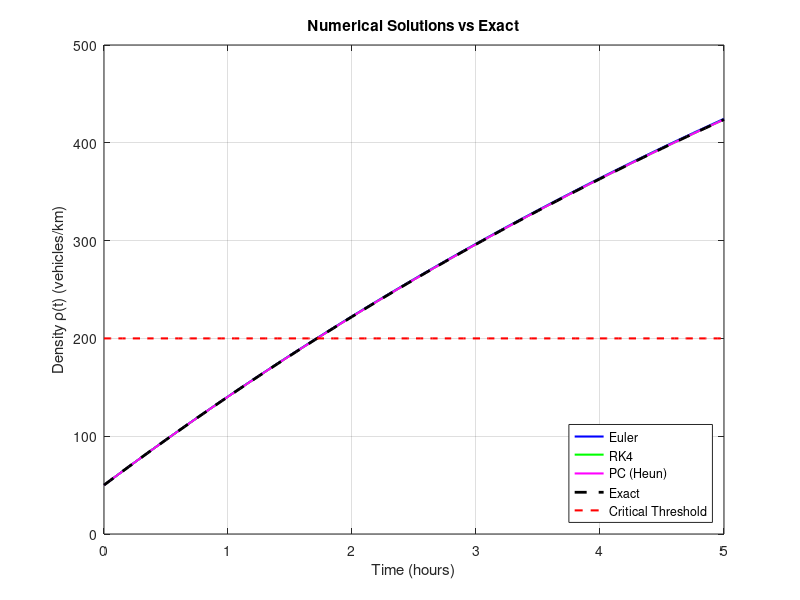
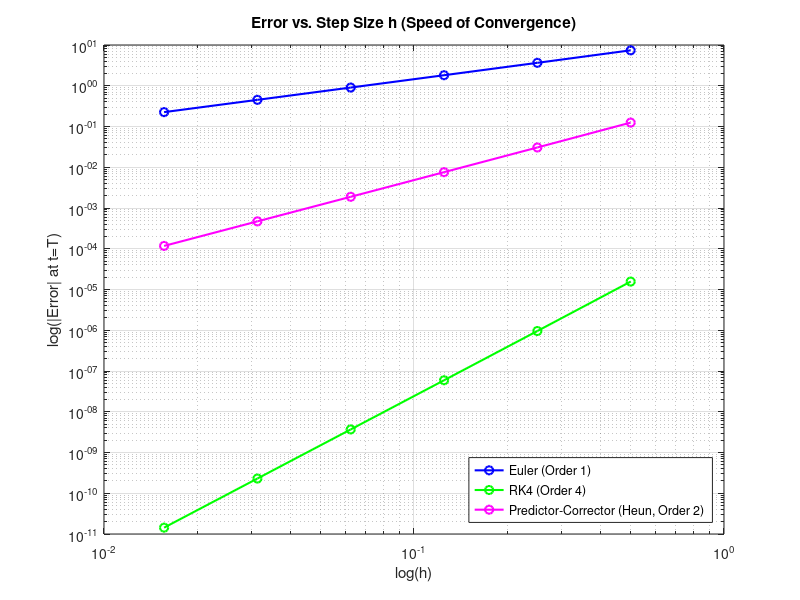

These charts were generated, in order, by the following MATLAB code:
%%
% Numerical Solution of Traffic Density ODE with Multiple Methods and Convergence Analysis

clear all;
clc;
close all;

% Define parameters
alpha = 100;  % Inflow rate (vehicles/hour)
beta = 0.1;   % Outflow coefficient (1/hour)
rho0 = 50;    % Initial density (vehicles/km)
rho_critical = 200;  % Critical density threshold (vehicles/km)
T = 5;        % Simulation end time (hours) - covers beyond threshold for comparison

% Exact solution function
exact_rho = @(t) (alpha / beta) + (rho0 - alpha / beta) * exp(-beta * t);

% Compute exact crossing time analytically
% Solve: rho_critical = alpha/beta + (rho0 - alpha/beta) * exp(-beta * t)
exp_term = (rho_critical - alpha/beta) / (rho0 - alpha/beta);
t_exact_cross = - (1/beta) * log(exp_term);
fprintf('Exact time to reach %d vehicles/km: %.4f hours\n\n', rho_critical, t_exact_cross);

% Define the ODE derivative function
f = @(t, rho) alpha - beta * rho;

% Fixed step size for solution plots (e.g., h=0.05 for visualization)
h_fixed = 0.05;
N_fixed = round(T / h_fixed);
t_fixed = (0:N_fixed) * h_fixed;

% --- Euler's Method ---
rho_euler = zeros(1, N_fixed+1);
rho_euler(1) = rho0;
for i = 1:N_fixed
    rho_euler(i+1) = rho_euler(i) + h_fixed * f(t_fixed(i), rho_euler(i));
end

% --- Runge-Kutta 4th Order (RK4) ---
rho_rk4 = zeros(1, N_fixed+1);
rho_rk4(1) = rho0;
for i = 1:N_fixed
    k1 = f(t_fixed(i), rho_rk4(i));
    k2 = f(t_fixed(i) + h_fixed/2, rho_rk4(i) + (h_fixed/2)*k1);
    k3 = f(t_fixed(i) + h_fixed/2, rho_rk4(i) + (h_fixed/2)*k2);
    k4 = f(t_fixed(i) + h_fixed, rho_rk4(i) + h_fixed*k3);
    rho_rk4(i+1) = rho_rk4(i) + (h_fixed/6) * (k1 + 2*k2 + 2*k3 + k4);
end

% --- Predictor-Corrector (Heun's Method: Euler predictor + Trapezoidal corrector) ---
rho_pc = zeros(1, N_fixed+1);
rho_pc(1) = rho0;
for i = 1:N_fixed
    % Predictor (Euler)
    rho_pred = rho_pc(i) + h_fixed * f(t_fixed(i), rho_pc(i));
    % Corrector (Trapezoidal)
    rho_pc(i+1) = rho_pc(i) + (h_fixed/2) * (f(t_fixed(i), rho_pc(i)) + f(t_fixed(i+1), rho_pred));
end

% Compute exact solution on the same grid
rho_exact = exact_rho(t_fixed);

% Plot solutions vs. time and compare to exact
figure(1);
plot(t_fixed, rho_euler, 'b-', 'LineWidth', 1.5); hold on;
plot(t_fixed, rho_rk4, 'g-', 'LineWidth', 1.5);
plot(t_fixed, rho_pc, 'm-', 'LineWidth', 1.5);
plot(t_fixed, rho_exact, 'k--', 'LineWidth', 2);
plot(t_fixed, rho_critical * ones(size(t_fixed)), 'r--', 'LineWidth', 1.5);
xlabel('Time (hours)');
ylabel('Density \rho(t) (vehicles/km)');
title('Numerical Solutions vs Exact');
legend('Euler', 'RK4', 'PC (Heun)', 'Exact', 'Critical Threshold', 'Location', 'southeast');
grid on;

% Find approximate crossing times for each method (interpolation)
methods = {'Euler', 'RK4', 'Predictor-Corrector'};
rhos = {rho_euler, rho_rk4, rho_pc};
for m = 1:3
    rho = rhos{m};
    idx = find(rho >= rho_critical, 1, 'first');
    if ~isempty(idx) && idx > 1
        t_cross = t_fixed(idx-1) + (t_fixed(idx) - t_fixed(idx-1)) * (rho_critical - rho(idx-1)) / (rho(idx) - rho(idx-1));
        fprintf('%s time to reach %d vehicles/km: %.4f hours\n', methods{m}, rho_critical, t_cross);
    end
end
fprintf('\n');

% --- Convergence Analysis ---
% Vary step sizes h (halving for log-log plot)
h_values = 0.5 ./ 2.^(0:5);  % h = 0.5, 0.25, 0.125, 0.0625, 0.03125, 0.015625
num_h = length(h_values);
error_euler = zeros(1, num_h);
error_rk4 = zeros(1, num_h);
error_pc = zeros(1, num_h);

for j = 1:num_h
    h = h_values(j);
    N = round(T / h);
    t = (0:N) * h;
    
    % Euler
    rho = rho0;
    for i = 1:N
        rho = rho + h * f(t(i), rho);
    end
    error_euler(j) = abs(rho - exact_rho(T));
    
    % RK4
    rho = rho0;
    for i = 1:N
        k1 = f(t(i), rho);
        k2 = f(t(i) + h/2, rho + (h/2)*k1);
        k3 = f(t(i) + h/2, rho + (h/2)*k2);
        k4 = f(t(i) + h, rho + h*k3);
        rho = rho + (h/6) * (k1 + 2*k2 + 2*k3 + k4);
    end
    error_rk4(j) = abs(rho - exact_rho(T));
    
    % Predictor-Corrector (Heun)
    rho = rho0;
    for i = 1:N
        rho_pred = rho + h * f(t(i), rho);
        rho = rho + (h/2) * (f(t(i), rho) + f(t(i+1), rho_pred));
    end
    error_pc(j) = abs(rho - exact_rho(T));
end

% Plot convergence: log(error) vs log(h) - slopes indicate order of convergence
figure(2);
loglog(h_values, error_euler, 'b-o', 'LineWidth', 1.5); hold on;
loglog(h_values, error_rk4, 'g-o', 'LineWidth', 1.5);
loglog(h_values, error_pc, 'm-o', 'LineWidth', 1.5);
xlabel('log(h)');
ylabel('log(|Error| at t=T)');
title('Error vs. Step Size h (Speed of Convergence)');
legend('Euler (Order 1)', 'RK4 (Order 4)', 'Predictor-Corrector (Heun, Order 2)', 'Location', 'southeast');
grid on;

% Compute and display approximate convergence rates (slopes from linear fit)
fit_euler = polyfit(log(h_values), log(error_euler), 1);
fit_rk4 = polyfit(log(h_values), log(error_rk4), 1);
fit_pc = polyfit(log(h_values), log(error_pc), 1);
fprintf('Approximate convergence orders (slopes):\n');
fprintf('Euler: %.2f (expected ~1)\n', fit_euler(1));
fprintf('RK4: %.2f (expected ~4)\n', fit_rk4(1));
fprintf('Predictor-Corrector (Heun): %.2f (expected ~2)\n', fit_pc(1));

% %%
% % Numerical Solution of Inventory Level ODE with Multiple Methods and Convergence Analysis
% 
% clear all;
% clc;
% close all;
% 
% % Define parameters
% r = 200;      % Replenishment rate (units/day)
% k = 0.05;     % Decay rate (per day)
% I0 = 1000;    % Initial inventory (units)
% I_target = 2000;  % Target inventory level to reach (units, for crossing time example)
% T = 30;       % Simulation end time (days)
% 
% % Exact solution function
% exact_I = @(t) (r / k) + (I0 - r / k) * exp(-k * t);
% 
% % Compute exact crossing time analytically (time to reach I_target from below)
% % Solve: I_target = r/k + (I0 - r/k) * exp(-k * t)
% exp_term = (I_target - r/k) / (I0 - r/k);
% if exp_term > 0
%     t_exact_cross = - (1/k) * log(exp_term);
%     fprintf('Exact time to reach %d units: %.4f days\n\n', I_target, t_exact_cross);
% else
%     fprintf('Target is below initial or equilibrium; no crossing from below.\n');
% end
% 
% % Define the ODE derivative function
% f = @(t, I) r - k * I;
% 
% % Fixed step size for solution plots (e.g., h=0.1 for visualization, adjusted for 30 days)
% h_fixed = 0.1;
% N_fixed = round(T / h_fixed);
% t_fixed = (0:N_fixed) * h_fixed;
% 
% % --- Euler's Method ---
% I_euler = zeros(1, N_fixed+1);
% I_euler(1) = I0;
% for i = 1:N_fixed
%     I_euler(i+1) = I_euler(i) + h_fixed * f(t_fixed(i), I_euler(i));
% end
% 
% % --- Runge-Kutta 4th Order (RK4) ---
% I_rk4 = zeros(1, N_fixed+1);
% I_rk4(1) = I0;
% for i = 1:N_fixed
%     k1 = f(t_fixed(i), I_rk4(i));
%     k2 = f(t_fixed(i) + h_fixed/2, I_rk4(i) + (h_fixed/2)*k1);
%     k3 = f(t_fixed(i) + h_fixed/2, I_rk4(i) + (h_fixed/2)*k2);
%     k4 = f(t_fixed(i) + h_fixed, I_rk4(i) + h_fixed*k3);
%     I_rk4(i+1) = I_rk4(i) + (h_fixed/6) * (k1 + 2*k2 + 2*k3 + k4);
% end
% 
% % --- Predictor-Corrector (Heun's Method: Euler predictor + Trapezoidal corrector) ---
% I_pc = zeros(1, N_fixed+1);
% I_pc(1) = I0;
% for i = 1:N_fixed
%     % Predictor (Euler)
%     I_pred = I_pc(i) + h_fixed * f(t_fixed(i), I_pc(i));
%     % Corrector (Trapezoidal)
%     I_pc(i+1) = I_pc(i) + (h_fixed/2) * (f(t_fixed(i), I_pc(i)) + f(t_fixed(i+1), I_pred));
% end
% 
% % Compute exact solution on the same grid
% I_exact = exact_I(t_fixed);
% 
% % Plot solutions vs. time and compare to exact
% figure(1);
% plot(t_fixed, I_euler, 'b-', 'LineWidth', 1.5); hold on;
% plot(t_fixed, I_rk4, 'g-', 'LineWidth', 1.5);
% plot(t_fixed, I_pc, 'm-', 'LineWidth', 1.5);
% plot(t_fixed, I_exact, 'k--', 'LineWidth', 2);
% plot(t_fixed, I_target * ones(size(t_fixed)), 'r--', 'LineWidth', 1.5);
% xlabel('Time (days)');
% ylabel('Inventory I(t) (units)');
% title('Numerical Solutions vs Exact');
% legend('Euler', 'RK4', 'Predictor-Corrector (Heun)', 'Exact', 'Target Level', 'Location', 'southeast');
% grid on;
% 
% % Find approximate crossing times for each method (interpolation, reaching target from below)
% methods = {'Euler', 'RK4', 'Predictor-Corrector'};
% Is = {I_euler, I_rk4, I_pc};
% for m = 1:3
%     I_val = Is{m};
%     idx = find(I_val >= I_target, 1, 'first');
%     if ~isempty(idx) && idx > 1
%         t_cross = t_fixed(idx-1) + (t_fixed(idx) - t_fixed(idx-1)) * (I_target - I_val(idx-1)) / (I_val(idx) - I_val(idx-1));
%         fprintf('%s time to reach %d units: %.4f days\n', methods{m}, I_target, t_cross);
%     end
% end
% fprintf('\n');
% 
% % --- Convergence Analysis ---
% % Vary step sizes h (halving for log-log plot)
% h_values = 1 ./ 2.^(0:5);  % h = 1, 0.5, 0.25, 0.125, 0.0625, 0.03125 (adjusted for longer T)
% num_h = length(h_values);
% error_euler = zeros(1, num_h);
% error_rk4 = zeros(1, num_h);
% error_pc = zeros(1, num_h);
% 
% for j = 1:num_h
%     h = h_values(j);
%     N = round(T / h);
%     t = (0:N) * h;
% 
%     % Euler
%     I_val = I0;
%     for i = 1:N
%         I_val = I_val + h * f(t(i), I_val);
%     end
%     error_euler(j) = abs(I_val - exact_I(T));
% 
%     % RK4
%     I_val = I0;
%     for i = 1:N
%         k1 = f(t(i), I_val);
%         k2 = f(t(i) + h/2, I_val + (h/2)*k1);
%         k3 = f(t(i) + h/2, I_val + (h/2)*k2);
%         k4 = f(t(i) + h, I_val + h*k3);
%         I_val = I_val + (h/6) * (k1 + 2*k2 + 2*k3 + k4);
%     end
%     error_rk4(j) = abs(I_val - exact_I(T));
% 
%     % Predictor-Corrector (Heun)
%     I_val = I0;
%     for i = 1:N
%         I_pred = I_val + h * f(t(i), I_val);
%         I_val = I_val + (h/2) * (f(t(i), I_val) + f(t(i+1), I_pred));
%     end
%     error_pc(j) = abs(I_val - exact_I(T));
% end
% 
% % Plot convergence: log(error) vs log(h) - slopes indicate order of convergence
% figure(2);
% loglog(h_values, error_euler, 'b-o', 'LineWidth', 1.5); hold on;
% loglog(h_values, error_rk4, 'g-o', 'LineWidth', 1.5);
% loglog(h_values, error_pc, 'm-o', 'LineWidth', 1.5);
% xlabel('log(h)');
% ylabel('log(|Error| at t=T)');
% title('Error vs. Step Size h (Speed of Convergence)');
% legend('Euler (Order 1)', 'RK4 (Order 4)', 'Predictor-Corrector (Heun, Order 2)', 'Location', 'southeast');
% grid on;
% 
% % Compute and display approximate convergence rates (slopes from linear fit)
% fit_euler = polyfit(log(h_values), log(error_euler), 1);
% fit_rk4 = polyfit(log(h_values), log(error_rk4), 1);
% fit_pc = polyfit(log(h_values), log(error_pc), 1);
% fprintf('Approximate convergence orders (slopes):\n');
% fprintf('Euler: %.2f (expected ~1)\n', fit_euler(1));
% fprintf('RK4: %.2f (expected ~4)\n', fit_rk4(1));
% fprintf('Predictor-Corrector (Heun): %.2f (expected ~2)\n', fit_pc(1));
% 
% %%
% % Numerical Solution of Fuel Consumption ODE with Multiple Methods and Convergence Analysis
% 
% clear all;
% clc;
% close all;
% 
% % Define parameters
% c = 0.1;      % Consumption coefficient (liters/km)
% kL = 0.05;    % Load factor consumption (liters/hour)
% F0 = 50;      % Initial fuel (liters)
% T = 2;        % Simulation end time (hours)
% F_critical = 40;  % Critical low fuel threshold (liters, for crossing time example)
% 
% % Define speed function v(t) in km/h
% v = @(t) 60 + 10 * sin(t);
% 
% % Define the ODE derivative function: dF/dt = -c * v(t) - kL
% f = @(t, F) -c * v(t) - kL;
% 
% % Exact solution function
% exact_F = @(t) 49 + cos(t) - 6.05 * t;  % Derived from integration: 50 - integral(6.05 + sin(s)) ds = 49 + cos(t) - 6.05 t
% 
% % Compute exact crossing time analytically/numerically (time to reach F_critical from above)
% % Solve: 49 + cos(t) - 6.05 t = F_critical => cos(t) - 6.05 t = F_critical - 49
% % Use fzero for numerical solution
% eqn = @(t) exact_F(t) - F_critical;
% t_exact_cross = fzero(eqn, [0, T]);  % Assuming it crosses within [0,T]
% fprintf('Exact time to reach %d liters: %.4f hours\n\n', F_critical, t_exact_cross);
% 
% % Fixed step size for solution plots (e.g., h=0.01 for visualization)
% h_fixed = 0.01;
% N_fixed = round(T / h_fixed);
% t_fixed = (0:N_fixed) * h_fixed;
% 
% % --- Euler's Method ---
% F_euler = zeros(1, N_fixed+1);
% F_euler(1) = F0;
% for i = 1:N_fixed
%     F_euler(i+1) = F_euler(i) + h_fixed * f(t_fixed(i), F_euler(i));
% end
% 
% % --- Runge-Kutta 4th Order (RK4) ---
% F_rk4 = zeros(1, N_fixed+1);
% F_rk4(1) = F0;
% for i = 1:N_fixed
%     k1 = f(t_fixed(i), F_rk4(i));
%     k2 = f(t_fixed(i) + h_fixed/2, F_rk4(i) + (h_fixed/2)*k1);
%     k3 = f(t_fixed(i) + h_fixed/2, F_rk4(i) + (h_fixed/2)*k2);
%     k4 = f(t_fixed(i) + h_fixed, F_rk4(i) + h_fixed*k3);
%     F_rk4(i+1) = F_rk4(i) + (h_fixed/6) * (k1 + 2*k2 + 2*k3 + k4);
% end
% 
% % --- Predictor-Corrector (Heun's Method: Euler predictor + Trapezoidal corrector) ---
% F_pc = zeros(1, N_fixed+1);
% F_pc(1) = F0;
% for i = 1:N_fixed
%     % Predictor (Euler)
%     F_pred = F_pc(i) + h_fixed * f(t_fixed(i), F_pc(i));
%     % Corrector (Trapezoidal)
%     F_pc(i+1) = F_pc(i) + (h_fixed/2) * (f(t_fixed(i), F_pc(i)) + f(t_fixed(i+1), F_pred));
% end
% 
% % Compute exact solution on the same grid
% F_exact = exact_F(t_fixed);
% 
% % Plot solutions vs. time and compare to exact
% figure(1);
% plot(t_fixed, F_euler, 'b-', 'LineWidth', 1.5); hold on;
% plot(t_fixed, F_rk4, 'g-', 'LineWidth', 1.5);
% plot(t_fixed, F_pc, 'm-', 'LineWidth', 1.5);
% plot(t_fixed, F_exact, 'k--', 'LineWidth', 2);
% plot(t_fixed, F_critical * ones(size(t_fixed)), 'r--', 'LineWidth', 1.5);
% xlabel('Time (hours)');
% ylabel('Fuel F(t) (liters)');
% title('Numerical Solutions vs Exact');
% legend('Euler', 'RK4', 'Predictor-Corrector (Heun)', 'Exact', 'Critical Fuel Level', 'Location', 'southeast');
% grid on;
% 
% % Find approximate crossing times for each method (interpolation, reaching critical from above)
% methods = {'Euler', 'RK4', 'Predictor-Corrector'};
% Fs = {F_euler, F_rk4, F_pc};
% for m = 1:3
%     F_val = Fs{m};
%     idx = find(F_val <= F_critical, 1, 'first');
%     if ~isempty(idx) && idx > 1
%         t_cross = t_fixed(idx-1) + (t_fixed(idx) - t_fixed(idx-1)) * (F_critical - F_val(idx-1)) / (F_val(idx) - F_val(idx-1));
%         fprintf('%s time to reach %d liters: %.4f hours\n', methods{m}, F_critical, t_cross);
%     end
% end
% fprintf('\n');
% 
% % --- Convergence Analysis ---
% % Vary step sizes h (halving for log-log plot)
% h_values = 0.2 ./ 2.^(0:5);  % h = 0.2, 0.1, 0.05, 0.025, 0.0125, 0.00625 (adjusted for shorter T)
% num_h = length(h_values);
% error_euler = zeros(1, num_h);
% error_rk4 = zeros(1, num_h);
% error_pc = zeros(1, num_h);
% 
% for j = 1:num_h
%     h = h_values(j);
%     N = round(T / h);
%     t = (0:N) * h;
% 
%     % Euler
%     F_val = F0;
%     for i = 1:N
%         F_val = F_val + h * f(t(i), F_val);
%     end
%     error_euler(j) = abs(F_val - exact_F(T));
% 
%     % RK4
%     F_val = F0;
%     for i = 1:N
%         k1 = f(t(i), F_val);
%         k2 = f(t(i) + h/2, F_val + (h/2)*k1);
%         k3 = f(t(i) + h/2, F_val + (h/2)*k2);
%         k4 = f(t(i) + h, F_val + h*k3);
%         F_val = F_val + (h/6) * (k1 + 2*k2 + 2*k3 + k4);
%     end
%     error_rk4(j) = abs(F_val - exact_F(T));
% 
%     % Predictor-Corrector (Heun)
%     F_val = F0;
%     for i = 1:N
%         F_pred = F_val + h * f(t(i), F_val);
%         F_val = F_val + (h/2) * (f(t(i), F_val) + f(t(i+1), F_pred));
%     end
%     error_pc(j) = abs(F_val - exact_F(T));
% end
% 
% % Plot convergence: log(error) vs log(h) - slopes indicate order of convergence
% figure(2);
% loglog(h_values, error_euler, 'b-o', 'LineWidth', 1.5); hold on;
% loglog(h_values, error_rk4, 'g-o', 'LineWidth', 1.5);
% loglog(h_values, error_pc, 'm-o', 'LineWidth', 1.5);
% xlabel('log(h)');
% ylabel('log(|Error| at t=T)');
% title('Error vs. Step Size h (Speed of Convergence)');
% legend('Euler (Order 1)', 'RK4 (Order 4)', 'Predictor-Corrector (Heun, Order 2)', 'Location', 'southeast');
% grid on;
% 
% % Compute and display approximate convergence rates (slopes from linear fit)
% fit_euler = polyfit(log(h_values), log(error_euler), 1);
% fit_rk4 = polyfit(log(h_values), log(error_rk4), 1);
% fit_pc = polyfit(log(h_values), log(error_pc), 1);
% fprintf('Approximate convergence orders (slopes):\n');
% fprintf('Euler: %.2f (expected ~1)\n', fit_euler(1));
% fprintf('RK4: %.2f (expected ~4)\n', fit_rk4(1));
% fprintf('Predictor-Corrector (Heun): %.2f (expected ~2)\n', fit_pc(1));
% 
% %%
% % Numerical Solution of Supply Chain Inventory ODE with Multiple Methods and Convergence Analysis
% 
% % Clear workspace and command window
% clear all;
% clc;
% close all;
% 
% % Define parameters
% p = 150;      % Production rate (units/week)
% S0 = 500;     % Initial stock (units)
% T = 52;       % Simulation end time (weeks)
% S_target = 1000;  % Target stock level to reach (units, for crossing time example; adjust as needed)
% 
% % Define demand rate function d(t)
% d_fun = @(t) 0.02 + 0.01 * sin(2 * pi * t / 52);
% 
% % Define the ODE derivative function: dS/dt = p - d(t) * S
% f = @(t, S) p - d_fun(t) * S;
% 
% % Compute reference "exact" solution using ode45 with tight tolerances
% options = odeset('RelTol', 1e-10, 'AbsTol', 1e-10);
% [t_ref, S_ref] = ode45(f, [0 T], S0, options);
% S_T_ref = S_ref(end);  % Reference value at t=T
% 
% % Compute reference crossing time (numerical approximation)
% idx_ref = find(S_ref >= S_target, 1, 'first');
% if ~isempty(idx_ref) && idx_ref > 1
%     t_exact_cross = t_ref(idx_ref-1) + (t_ref(idx_ref) - t_ref(idx_ref-1)) * (S_target - S_ref(idx_ref-1)) / (S_ref(idx_ref) - S_ref(idx_ref-1));
%     fprintf('Approximate reference time to reach %d units: %.4f weeks\n\n', S_target, t_exact_cross);
% else
%     fprintf('Target not reached within time span.\n');
% end
% 
% % Fixed step size for solution plots (e.g., h=0.1 for visualization)
% h_fixed = 0.1;
% N_fixed = round(T / h_fixed);
% t_fixed = (0:N_fixed) * h_fixed;
% 
% % Compute reference solution on fixed grid for plotting (interpolate)
% S_exact = interp1(t_ref, S_ref, t_fixed, 'spline');
% 
% % --- Euler's Method ---
% S_euler = zeros(1, N_fixed+1);
% S_euler(1) = S0;
% for i = 1:N_fixed
%     S_euler(i+1) = S_euler(i) + h_fixed * f(t_fixed(i), S_euler(i));
% end
% 
% % --- Runge-Kutta 4th Order (RK4) ---
% S_rk4 = zeros(1, N_fixed+1);
% S_rk4(1) = S0;
% for i = 1:N_fixed
%     k1 = f(t_fixed(i), S_rk4(i));
%     k2 = f(t_fixed(i) + h_fixed/2, S_rk4(i) + (h_fixed/2)*k1);
%     k3 = f(t_fixed(i) + h_fixed/2, S_rk4(i) + (h_fixed/2)*k2);
%     k4 = f(t_fixed(i) + h_fixed, S_rk4(i) + h_fixed*k3);
%     S_rk4(i+1) = S_rk4(i) + (h_fixed/6) * (k1 + 2*k2 + 2*k3 + k4);
% end
% 
% % --- Predictor-Corrector (Heun's Method: Euler predictor + Trapezoidal corrector) ---
% S_pc = zeros(1, N_fixed+1);
% S_pc(1) = S0;
% for i = 1:N_fixed
%     % Predictor (Euler)
%     S_pred = S_pc(i) + h_fixed * f(t_fixed(i), S_pc(i));
%     % Corrector (Trapezoidal)
%     S_pc(i+1) = S_pc(i) + (h_fixed/2) * (f(t_fixed(i), S_pc(i)) + f(t_fixed(i+1), S_pred));
% end
% 
% % Plot solutions vs. time and compare to reference
% figure(1);
% plot(t_fixed, S_euler, 'b-', 'LineWidth', 1.5); hold on;
% plot(t_fixed, S_rk4, 'g-', 'LineWidth', 1.5);
% plot(t_fixed, S_pc, 'm-', 'LineWidth', 1.5);
% plot(t_fixed, S_exact, 'k--', 'LineWidth', 2);
% plot(t_fixed, S_target * ones(size(t_fixed)), 'r--', 'LineWidth', 1.5);
% xlabel('Time (weeks)');
% ylabel('Stock S(t) (units)');
% title('Numerical Solutions vs ODE45');
% legend('Euler', 'RK4', 'Predictor-Corrector (Heun)', 'Reference (ode45)', 'Target Level', 'Location', 'southeast');
% grid on;
% 
% % Find approximate crossing times for each method (interpolation)
% methods = {'Euler', 'RK4', 'Predictor-Corrector'};
% Ss = {S_euler, S_rk4, S_pc};
% for m = 1:3
%     S_val = Ss{m};
%     idx = find(S_val >= S_target, 1, 'first');
%     if ~isempty(idx) && idx > 1
%         t_cross = t_fixed(idx-1) + (t_fixed(idx) - t_fixed(idx-1)) * (S_target - S_val(idx-1)) / (S_val(idx) - S_val(idx-1));
%         fprintf('%s time to reach %d units: %.4f weeks\n', methods{m}, S_target, t_cross);
%     end
% end
% fprintf('\n');
% 
% % --- Convergence Analysis ---
% % Vary step sizes h (halving for log-log plot, adjusted for longer T)
% h_values = 2 ./ 2.^(0:5);  % h = 2, 1, 0.5, 0.25, 0.125, 0.0625
% num_h = length(h_values);
% error_euler = zeros(1, num_h);
% error_rk4 = zeros(1, num_h);
% error_pc = zeros(1, num_h);
% 
% for j = 1:num_h
%     h = h_values(j);
%     N = round(T / h);
%     t = (0:N) * h;
% 
%     % Euler
%     S_val = S0;
%     for i = 1:N
%         S_val = S_val + h * f(t(i), S_val);
%     end
%     error_euler(j) = abs(S_val - S_T_ref);
% 
%     % RK4
%     S_val = S0;
%     for i = 1:N
%         k1 = f(t(i), S_val);
%         k2 = f(t(i) + h/2, S_val + (h/2)*k1);
%         k3 = f(t(i) + h/2, S_val + (h/2)*k2);
%         k4 = f(t(i) + h, S_val + h*k3);
%         S_val = S_val + (h/6) * (k1 + 2*k2 + 2*k3 + k4);
%     end
%     error_rk4(j) = abs(S_val - S_T_ref);
% 
%     % Predictor-Corrector (Heun)
%     S_val = S0;
%     for i = 1:N
%         S_pred = S_val + h * f(t(i), S_val);
%         S_val = S_val + (h/2) * (f(t(i), S_val) + f(t(i+1), S_pred));
%     end
%     error_pc(j) = abs(S_val - S_T_ref);
% end
% 
% % Plot convergence: log(error) vs log(h) - slopes indicate order of convergence
% figure(2);
% loglog(h_values, error_euler, 'b-o', 'LineWidth', 1.5); hold on;
% loglog(h_values, error_rk4, 'g-o', 'LineWidth', 1.5);
% loglog(h_values, error_pc, 'm-o', 'LineWidth', 1.5);
% xlabel('log(h)');
% ylabel('log(|Error| at t=T)');
% title('Error vs. Step Size h (Speed of Convergence)');
% legend('Euler (Order 1)', 'RK4 (Order 4)', 'Predictor-Corrector (Heun, Order 2)', 'Location', 'southeast');
% grid on;
% 
% % Compute and display approximate convergence rates (slopes from linear fit)
% fit_euler = polyfit(log(h_values), log(error_euler), 1);
% fit_rk4 = polyfit(log(h_values), log(error_rk4), 1);
% fit_pc = polyfit(log(h_values), log(error_pc), 1);
% fprintf('Approximate convergence orders (slopes):\n');
% fprintf('Euler: %.2f (expected ~1)\n', fit_euler(1));
% fprintf('RK4: %.2f (expected ~4)\n', fit_rk4(1));
% fprintf('Predictor-Corrector (Heun): %.2f (expected ~2)\n', fit_pc(1));
